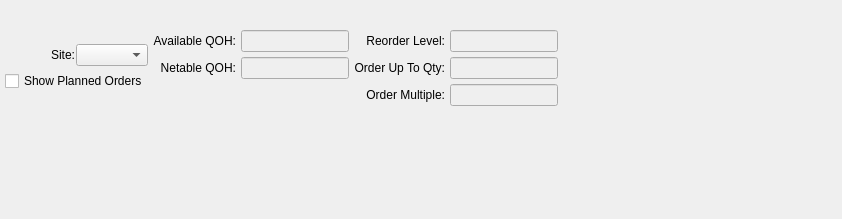
<?xml version="1.0" encoding="UTF-8"?>
<ui version="4.0">
 <comment>This file is part of the xTuple ERP: PostBooks Edition, a free and
open source Enterprise Resource Planning software suite,
Copyright (c) 1999-2019 by OpenMFG LLC, d/b/a xTuple.
It is licensed to you under the Common Public Attribution License
version 1.0, the full text of which (including xTuple-specific Exhibits)
is available at www.xtuple.com/CPAL.  By using this software, you agree
to be bound by its terms.</comment>
 <class>dspRunningAvailability</class>
 <widget class="QWidget" name="dspRunningAvailability">
  <property name="geometry">
   <rect>
    <x>0</x>
    <y>0</y>
    <width>842</width>
    <height>219</height>
   </rect>
  </property>
  <property name="windowTitle">
   <string>Running Availability</string>
  </property>
  <layout class="QVBoxLayout" name="verticalLayout">
   <item>
    <layout class="QHBoxLayout" name="horizontalLayout">
     <item>
      <widget class="ItemCluster" name="_item"/>
     </item>
     <item>
      <spacer>
       <property name="orientation">
        <enum>Qt::Horizontal</enum>
       </property>
       <property name="sizeType">
        <enum>QSizePolicy::Expanding</enum>
       </property>
       <property name="sizeHint" stdset="0">
        <size>
         <width>0</width>
         <height>20</height>
        </size>
       </property>
      </spacer>
     </item>
    </layout>
   </item>
   <item>
    <layout class="QHBoxLayout" name="horizontalLayout_2">
     <item>
      <layout class="QVBoxLayout">
       <property name="spacing">
        <number>0</number>
       </property>
       <item>
        <layout class="QVBoxLayout">
         <property name="spacing">
          <number>5</number>
         </property>
         <item>
          <layout class="QHBoxLayout">
           <property name="spacing">
            <number>0</number>
           </property>
           <item>
            <layout class="QHBoxLayout">
             <property name="spacing">
              <number>1</number>
             </property>
             <item>
              <widget class="QLabel" name="_warehouseLit">
               <property name="text">
                <string>Site:</string>
               </property>
               <property name="alignment">
                <set>Qt::AlignRight|Qt::AlignTrailing|Qt::AlignVCenter</set>
               </property>
              </widget>
             </item>
             <item>
              <widget class="WComboBox" name="_warehouse"/>
             </item>
            </layout>
           </item>
           <item>
            <spacer>
             <property name="orientation">
              <enum>Qt::Horizontal</enum>
             </property>
             <property name="sizeType">
              <enum>QSizePolicy::Preferred</enum>
             </property>
             <property name="sizeHint" stdset="0">
              <size>
               <width>0</width>
               <height>20</height>
              </size>
             </property>
            </spacer>
           </item>
          </layout>
         </item>
         <item>
          <widget class="XCheckBox" name="_showPlanned">
           <property name="text">
            <string>Show Planned Orders</string>
           </property>
          </widget>
         </item>
        </layout>
       </item>
       <item>
        <spacer>
         <property name="orientation">
          <enum>Qt::Vertical</enum>
         </property>
         <property name="sizeType">
          <enum>QSizePolicy::Preferred</enum>
         </property>
         <property name="sizeHint" stdset="0">
          <size>
           <width>10</width>
           <height>0</height>
          </size>
         </property>
        </spacer>
       </item>
      </layout>
     </item>
     <item>
      <layout class="QGridLayout" name="gridLayout">
       <item row="0" column="0">
        <widget class="QLabel" name="_qohLit">
         <property name="text">
          <string>Available QOH:</string>
         </property>
         <property name="alignment">
          <set>Qt::AlignRight|Qt::AlignTrailing|Qt::AlignVCenter</set>
         </property>
        </widget>
       </item>
       <item row="0" column="2">
        <widget class="QLabel" name="_reorderLevelLit">
         <property name="text">
          <string>Reorder Level:</string>
         </property>
         <property name="alignment">
          <set>Qt::AlignRight|Qt::AlignTrailing|Qt::AlignVCenter</set>
         </property>
        </widget>
       </item>
       <item row="1" column="0">
        <widget class="QLabel" name="_netableqohLit">
         <property name="text">
          <string>Netable QOH:</string>
         </property>
         <property name="alignment">
          <set>Qt::AlignRight|Qt::AlignTrailing|Qt::AlignVCenter</set>
         </property>
        </widget>
       </item>
       <item row="1" column="2">
        <widget class="QLabel" name="_orderToQtyLit">
         <property name="text">
          <string>Order Up To Qty:</string>
         </property>
         <property name="alignment">
          <set>Qt::AlignRight|Qt::AlignTrailing|Qt::AlignVCenter</set>
         </property>
        </widget>
       </item>
       <item row="2" column="2">
        <widget class="QLabel" name="_orderMultipleLit">
         <property name="text">
          <string>Order Multiple:</string>
         </property>
         <property name="alignment">
          <set>Qt::AlignRight|Qt::AlignTrailing|Qt::AlignVCenter</set>
         </property>
        </widget>
       </item>
       <item row="0" column="1">
        <widget class="XLineEdit" name="_qoh">
         <property name="enabled">
          <bool>false</bool>
         </property>
         <property name="minimumSize">
          <size>
           <width>80</width>
           <height>0</height>
          </size>
         </property>
         <property name="alignment">
          <set>Qt::AlignRight|Qt::AlignTrailing|Qt::AlignVCenter</set>
         </property>
        </widget>
       </item>
       <item row="1" column="1">
        <widget class="XLineEdit" name="_netableqoh">
         <property name="enabled">
          <bool>false</bool>
         </property>
         <property name="minimumSize">
          <size>
           <width>80</width>
           <height>0</height>
          </size>
         </property>
         <property name="alignment">
          <set>Qt::AlignRight|Qt::AlignTrailing|Qt::AlignVCenter</set>
         </property>
        </widget>
       </item>
       <item row="0" column="3">
        <widget class="XLineEdit" name="_reorderLevel">
         <property name="enabled">
          <bool>false</bool>
         </property>
         <property name="minimumSize">
          <size>
           <width>80</width>
           <height>0</height>
          </size>
         </property>
         <property name="alignment">
          <set>Qt::AlignRight|Qt::AlignTrailing|Qt::AlignVCenter</set>
         </property>
        </widget>
       </item>
       <item row="1" column="3">
        <widget class="XLineEdit" name="_orderToQty">
         <property name="enabled">
          <bool>false</bool>
         </property>
         <property name="minimumSize">
          <size>
           <width>80</width>
           <height>0</height>
          </size>
         </property>
         <property name="alignment">
          <set>Qt::AlignRight|Qt::AlignTrailing|Qt::AlignVCenter</set>
         </property>
        </widget>
       </item>
       <item row="2" column="3">
        <widget class="XLineEdit" name="_orderMultiple">
         <property name="enabled">
          <bool>false</bool>
         </property>
         <property name="minimumSize">
          <size>
           <width>80</width>
           <height>0</height>
          </size>
         </property>
         <property name="alignment">
          <set>Qt::AlignRight|Qt::AlignTrailing|Qt::AlignVCenter</set>
         </property>
        </widget>
       </item>
      </layout>
     </item>
     <item>
      <spacer>
       <property name="orientation">
        <enum>Qt::Horizontal</enum>
       </property>
       <property name="sizeType">
        <enum>QSizePolicy::Expanding</enum>
       </property>
       <property name="sizeHint" stdset="0">
        <size>
         <width>137</width>
         <height>20</height>
        </size>
       </property>
      </spacer>
     </item>
    </layout>
   </item>
   <item>
    <spacer name="verticalSpacer">
     <property name="orientation">
      <enum>Qt::Vertical</enum>
     </property>
     <property name="sizeHint" stdset="0">
      <size>
       <width>20</width>
       <height>17</height>
      </size>
     </property>
    </spacer>
   </item>
  </layout>
 </widget>
 <layoutdefault spacing="5" margin="5"/>
 <customwidgets>
  <customwidget>
   <class>ItemCluster</class>
   <extends>QWidget</extends>
   <header>itemcluster.h</header>
   <container>1</container>
  </customwidget>
  <customwidget>
   <class>WComboBox</class>
   <extends>XComboBox</extends>
   <header>wcombobox.h</header>
  </customwidget>
  <customwidget>
   <class>XCheckBox</class>
   <extends>QCheckBox</extends>
   <header>xcheckbox.h</header>
  </customwidget>
  <customwidget>
   <class>XComboBox</class>
   <extends>QComboBox</extends>
   <header>xcombobox.h</header>
  </customwidget>
  <customwidget>
   <class>XLineEdit</class>
   <extends>QLineEdit</extends>
   <header>xlineedit.h</header>
   <container>1</container>
  </customwidget>
 </customwidgets>
 <tabstops>
  <tabstop>_item</tabstop>
  <tabstop>_warehouse</tabstop>
  <tabstop>_showPlanned</tabstop>
 </tabstops>
 <resources/>
 <connections>
  <connection>
   <sender>_item</sender>
   <signal>warehouseIdChanged(int)</signal>
   <receiver>_warehouse</receiver>
   <slot>setId(int)</slot>
   <hints>
    <hint type="sourcelabel">
     <x>20</x>
     <y>20</y>
    </hint>
    <hint type="destinationlabel">
     <x>20</x>
     <y>20</y>
    </hint>
   </hints>
  </connection>
  <connection>
   <sender>_item</sender>
   <signal>newId(int)</signal>
   <receiver>_warehouse</receiver>
   <slot>findItemsites(int)</slot>
   <hints>
    <hint type="sourcelabel">
     <x>20</x>
     <y>20</y>
    </hint>
    <hint type="destinationlabel">
     <x>20</x>
     <y>20</y>
    </hint>
   </hints>
  </connection>
 </connections>
</ui>
